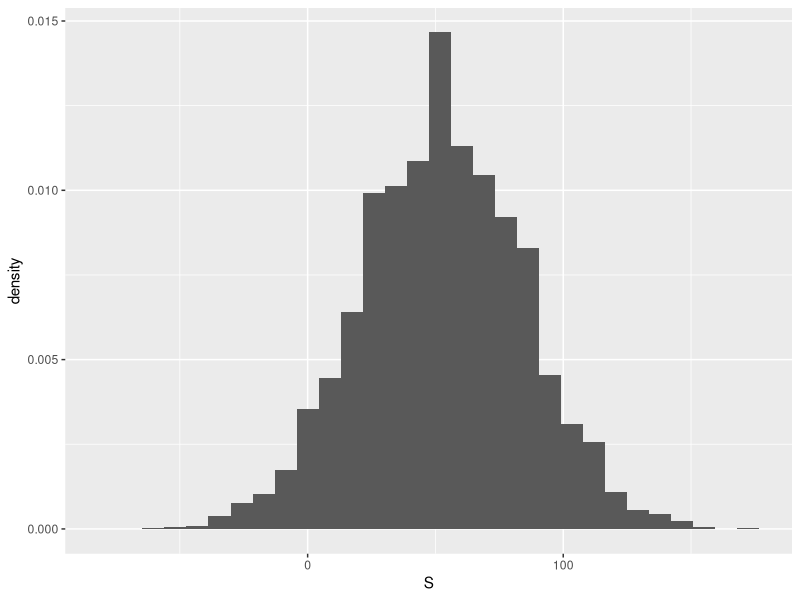
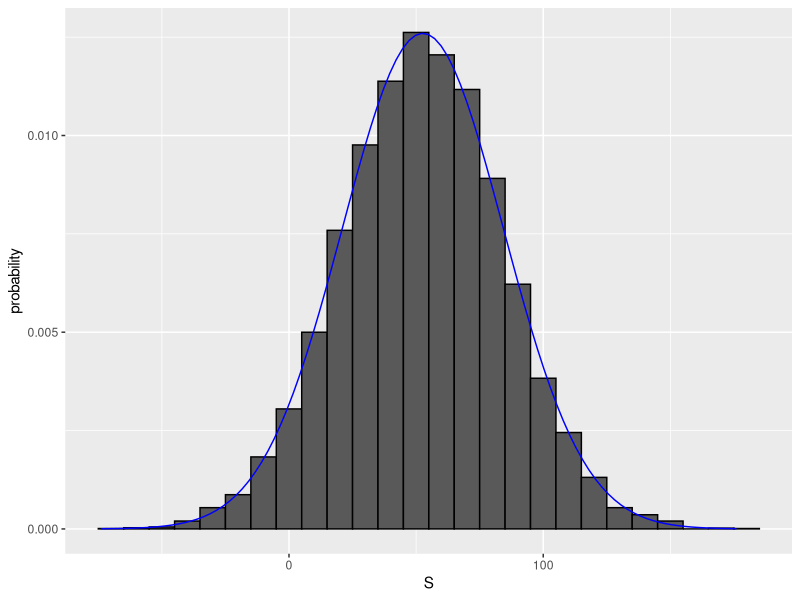

These charts were generated, in order, by the following R code:
library(tidyverse)
library(dplyr)

#Roulette Game
color <- rep(c("Black", "Red", "Green"), c(18,18,2))

# 1000 draws
n <- 1000
#redo experiment 10000 times
B <- 10000

# sampling 1000 times
X <- sample(ifelse(color == "Red", -1, 1), n, replace = TRUE)
X[1:10]

#because we know the probabilities we can do it in one line
X <- sample(c(-1,1), n, replace = TRUE, prob=c(9/19, 10/19))

#10000 time monte carlo
S <- replicate(B, {
  X <- sample(c(-1,1), n, replace = TRUE, prob=c(9/19, 10/19))
  sum(X)
})

#how often does the house lose money
#mean(S <= a)
mean(S <= 0)

data.frame(S = S) %>% ggplot(aes(x=S, y = ..density..)) + geom_histogram()

#distribution looks normal so we can do some other things
avg = mean(S)
stdev = sd(S)

s <- seq(min(S), max(S), length = 100)
normal_density <- data.frame(s = s, f=dnorm(s, avg, stdev))

data.frame(S = S) %>% ggplot(aes(x = S, y = ..density..)) + 
  geom_histogram(color = "black", binwidth = 10) + 
  geom_line(data = normal_density, mapping = aes(s,f), color = "blue") +
  ylab("probability")

#expected value and standard error of random variable 
  